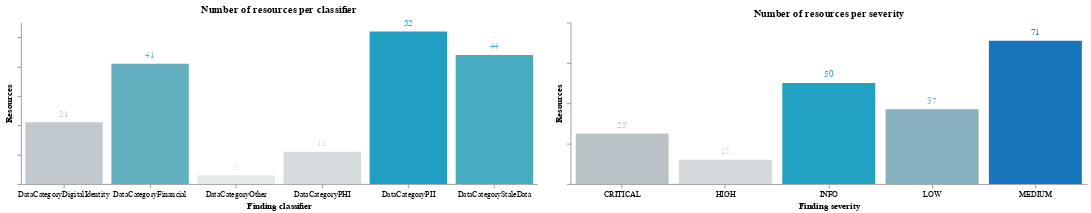

Here is the notebook cell this chart was saved with:
### Code cell
((c1.mark_bar() + c1.mark_text(align='center', dy=-10)) | (c2.mark_bar() + c2.mark_text(align='center', dy=-10))).configure_axis(grid=False).configure_view(strokeWidth=0)

### Figure 1 — Vega-Lite specification as saved in the notebook (floating-point values rounded to 4 significant figures)
{"config": {"view": {"continuousWidth": 300, "continuousHeight": 300, "strokeWidth": 0}, "axis": {"grid": false}}, "hconcat": [{"layer": [{"mark": {"type": "bar"}, "encoding": {"color": {"field": "count", "legend": null, "scale": {"scheme": "lightgreyteal", "reverse": false}, "type": "quantitative"}, "text": {"field": "count", "type": "quantitative"}, "tooltip": [{"field": "Category", "type": "nominal"}, {"field": "count", "type": "quantitative"}], "x": {"axis": {"labelAngle": 0, "labels": true}, "field": "Category", "title": "Finding classifier", "type": "nominal"}, "y": {"axis": {"labels": false}, "field": "count", "title": "Resources", "type": "quantitative"}}, "title": "Number of resources per classifier"}, {"mark": {"type": "text", "align": "center", "dy": -10}, "encoding": {"color": {"field": "count", "legend": null, "scale": {"scheme": "lightgreyteal", "reverse": false}, "type": "quantitative"}, "text": {"field": "count", "type": "quantitative"}, "tooltip": [{"field": "Category", "type": "nominal"}, {"field": "count", "type": "quantitative"}], "x": {"axis": {"labelAngle": 0, "labels": true}, "field": "Category", "title": "Finding classifier", "type": "nominal"}, "y": {"axis": {"labels": false}, "field": "count", "title": "Resources", "type": "quantitative"}}, "title": "Number of resources per classifier"}], "data": {"name": "data-fa07e813fe314394437d59286dc69490"}, "height": 200, "width": 640}, {"layer": [{"mark": {"type": "bar"}, "encoding": {"color": {"field": "count", "legend": null, "scale": {"scheme": "lightgreyteal", "reverse": false}, "type": "quantitative"}, "text": {"field": "count", "type": "quantitative"}, "tooltip": [{"field": "Severity", "type": "nominal"}, {"field": "count", "type": "quantitative"}], "x": {"axis": {"labelAngle": 0, "labels": true}, "field": "Severity", "title": "Finding severity", "type": "nominal"}, "y": {"axis": {"labels": false}, "field": "count", "title": "Resources", "type": "quantitative"}}, "title": "Number of resources per severity"}, {"mark": {"type": "text", "align": "center", "dy": -10}, "encoding": {"color": {"field": "count", "legend": null, "scale": {"scheme": "lightgreyteal", "reverse": false}, "type": "quantitative"}, "text": {"field": "count", "type": "quantitative"}, "tooltip": [{"field": "Severity", "type": "nominal"}, {"field": "count", "type": "quantitative"}], "x": {"axis": {"labelAngle": 0, "labels": true}, "field": "Severity", "title": "Finding severity", "type": "nominal"}, "y": {"axis": {"labels": false}, "field": "count", "title": "Resources", "type": "quantitative"}}, "title": "Number of resources per severity"}], "data": {"name": "data-e0a3184d346e3953be2c661caf4a60d9"}, "height": 200, "width": 640}], "$schema": "https://vega.github.io/schema/vega-lite/v5.20.1.json", "datasets": {"data-fa07e813fe314394437d59286dc69490": [{"Category": "DataCategoryDigitalIdentity", "count": 21}, {"Category": "DataCategoryFinancial", "count": 41}, {"Category": "DataCategoryOther", "count": 3}, {"Category": "DataCategoryPHI", "count": 11}, {"Category": "DataCategoryPII", "count": 52}, {"Category": "DataCategoryStaleData", "count": 44}], "data-e0a3184d346e3953be2c661caf4a60d9": [{"Severity": "CRITICAL", "count": 25}, {"Severity": "HIGH", "count": 12}, {"Severity": "INFO", "count": 50}, {"Severity": "LOW", "count": 37}, {"Severity": "MEDIUM", "count": 71}]}}
